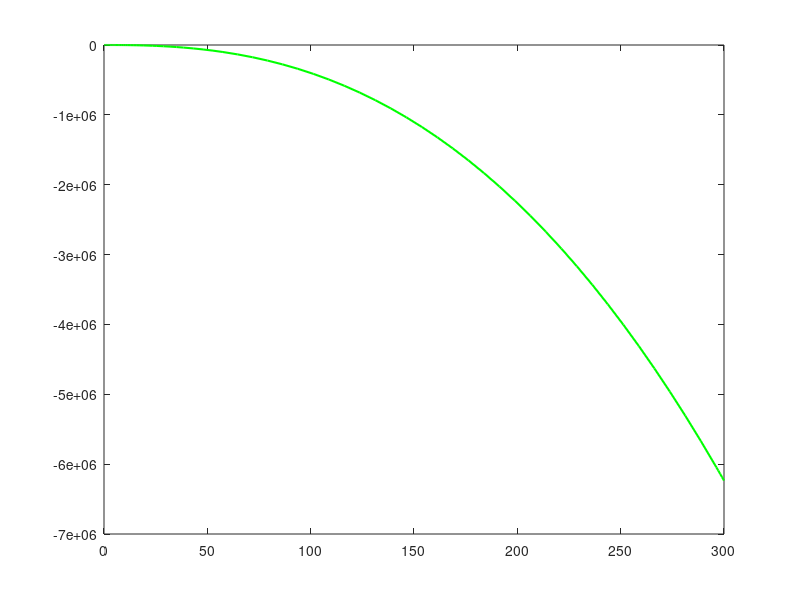

Reproduce this figure in MATLAB.
% define the right hand side of the ode dS/dt 
% using function handle @ inside ode45 function

s0=0; % initial value of S
tspan=[0 300]; % time range

[t,s]=ode45(@(t,s)-10*t.^1.5,tspan,s0);
% now plot 
plot(t,s,'-g','LineWidth',1.5)
